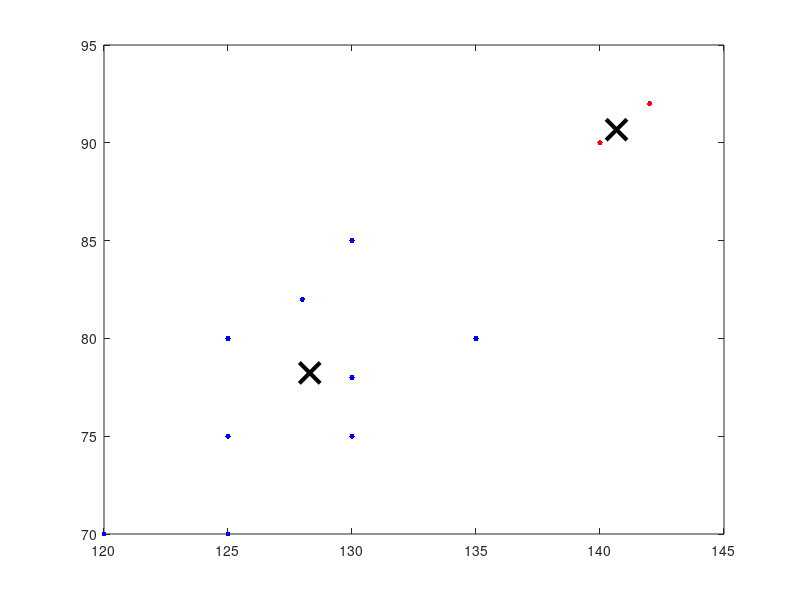

Reproduce this figure in MATLAB. (Note: this script raises an error after producing the figure.)
%{ Aim: Given the data about Blood Pressure and Cholesterol for 20 patients, using k-means clustering to group the patients into having high risk of heart attack and those having low risk of heart attack.}%

%Load the data into MATLAB as a matrix
data = [120 70; 130 85; 125 75; 135 80; 140 90; 142 92; 130 75; 125 80; 130 85; 128 82; 130 78; 125 70; 135 80; 140 90; 130 75; 125 80; 130 85; 128 82; 130 78; 125 70];

%Define the number of clusters you want to create
k = 2;

%Run k-means clustering on the data
[idx, C] = kmeans(data, k);

%Plot the results
figure;
plot(data(idx==1,1),data(idx==1,2),'r.','MarkerSize',12)
hold on
plot(data(idx==2,1),data(idx==2,2),'b.','MarkerSize',12)
plot(C(:,1),C(:,2),'kx',...
     'MarkerSize',15,'LineWidth',3)
legend('Cluster 1','Cluster 2','Centroids',...
       'Location','NW')
title 'Blood Pressure and Cholesterol Clustering';
xlabel 'Blood Pressure';
ylabel 'Cholesterol';
